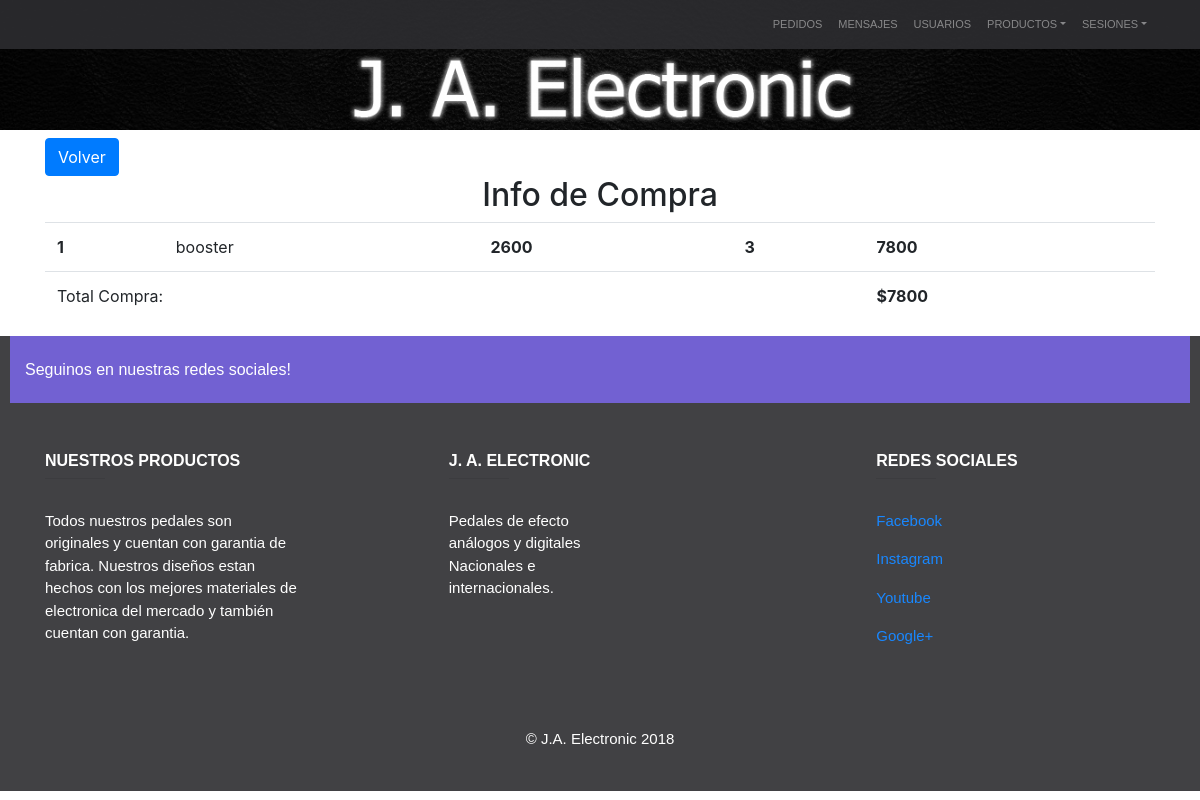
The app's page /factura/2 with its own data.
### tables this page shows
CREATE TABLE `ventas_detalle` (
  `id` int(11) NOT NULL,
  `venta_id` int(111) NOT NULL,
  `producto_id` int(11) NOT NULL,
  `cantidad` int(10) NOT NULL,
  `precio` float NOT NULL,
  `total` float NOT NULL
);

CREATE TABLE `productos` (
  `id` int(11) NOT NULL,
  `nombre` varchar(40) NOT NULL,
  `marca` varchar(10) NOT NULL,
  `efecto` int(10) NOT NULL,
  `precio` int(11) NOT NULL,
  `stock` int(11) NOT NULL,
  `imagen` varchar(40) NOT NULL,
  `estado` int(11) NOT NULL
);

CREATE TABLE `ventas_cabecera` (
  `id` int(11) NOT NULL,
  `fecha` date NOT NULL,
  `usuario_id` int(11) NOT NULL,
  `total` float NOT NULL
);

### application/controllers/venta_controller.php (called while the page is built, shortened)
<?php if (!defined('BASEPATH')) exit('No direct script access allowed');
class Venta_controller extends CI_Controller {
	public function __construct()
	{
		$this->load->library('pagination');
		$this->load->model('venta_model');
	}
	function mostrar_factura($id){
		$dat['facturas'] =$this->venta_model->get_facturas($id);
		$dat['factura'] =$this->venta_model->get_factura($id)[0];
  		$this->load->view('partes/header');
  		$this->load->view('partes/navbar_adm');
		$this->load->view('factura_view',$dat);
  		$this->load->view('partes/footer');
	}
}

### index.php (called while the page is built, shortened)
<?php
require_once BASEPATH.'core/CodeIgniter.php';

### application/models/venta_model.php (called while the page is built, shortened)
<?php
class venta_model extends CI_Model{
    function get_facturas($id){
        $this->db->select('*');
        $this->db->from('productos');
        $this->db->join('ventas_detalle', 'ventas_detalle.producto_id = productos.id');
        $this->db->where('venta_id',$id);
        $query = $this->db->get();
        return $query->result();
    }
    function get_factura($id){
        $this->db->select('*');
        $this->db->from('usuarios');
        $this->db->join('ventas_cabecera', 'ventas_cabecera.usuario_id = usuarios.id');
        $this->db->where('ventas_cabecera.id',$id);
        $query = $this->db->get();
        if($query->num_rows()>0) {
            return $query->result();
        } else {
            return FALSE;
        }
    }
}

### application/views/factura_view.php (the view)
<div class="container mt-2  ">
     <a class="btn btn-primary" href="<?php echo base_url("pedidos"); ?>">Volver</a>
    <div id="bill_info">
        <div align="center">
            <h2 id="h2" align="center">Info de Compra</h2>
            <table class="table" border="0" cellpadding="2px" >
                <?php
                    foreach($facturas as $row){
                        echo '<tr>';
                        echo '<th scope="row">'.$row->id.'</th>';
                        echo '<td>'.$row->nombre.'</td>';
                        echo '<th>'.$row->precio.'</th>';
                        echo '<th>'.$row->cantidad.'</th>';
                        echo '<th>'.$row->total.'</th>';
                    }
                ?>
                <tr>
                    <td colspan="4">Total Compra:</td>
                    <td><strong>$<?php echo $factura->total; ?></strong></td>
                </tr>
            </table>
        </div>
    </div>
 </div>

### records on screen
ventas_detalle: id "1", producto.nombre "booster", precio "2600", cantidad "3", total "7800"
ventas_cabecera: total "7800"
